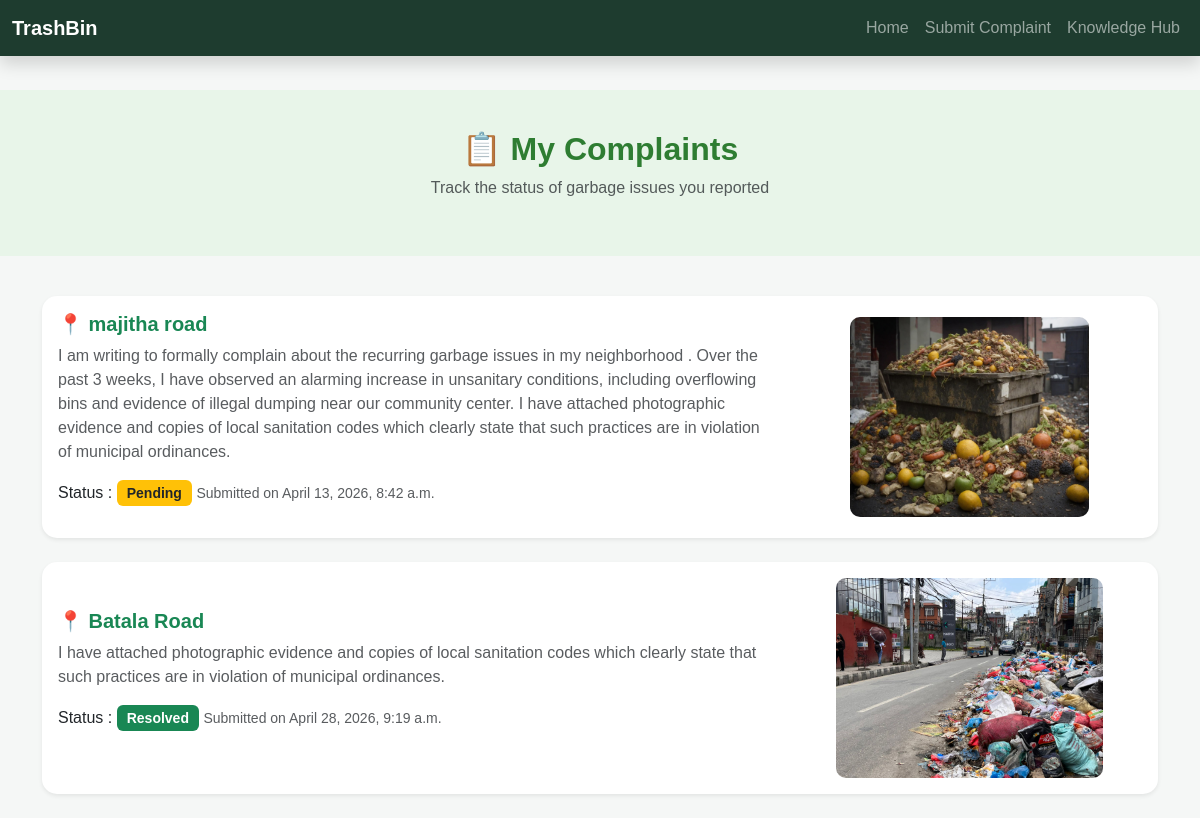
The app's page /complaints/my/ (signed in) with its own data.
### complaints/models.py (models this page shows, shortened)
class Complaint(models.Model):
    user = models.ForeignKey(User, on_delete=models.CASCADE)
    garbage_type = models.CharField(
        max_length=100,
        default="General"
    )
    severity = models.CharField(
        max_length=50,
        default="Low"
    )
    location = models.CharField(max_length=200)
    description = models.TextField()
    image = models.ImageField(
        upload_to="complaints/",
        blank=True,
        null=True
    )
    STATUS_CHOICES = [
        ('Pending', 'Pending'),
        ('In Progress', 'In Progress'),
        ('Resolved', 'Resolved'),
    ]
    status = models.CharField(
        max_length=20,
        choices=STATUS_CHOICES,
        default='Pending'
    )
    created_at = models.DateTimeField(auto_now_add=True)

### complaints/views.py (the view)
# urls.py: path("my/", views.my_complaints, name="my_complaints"),
@login_required
def my_complaints(request):
    complaints = Complaint.objects.filter(user=request.user)
    return render(request, "complaints/list.html", {"complaints": complaints})

### accounts/templates/complaints/list.html (shortened to what this page needs)
{% load static %}
<!DOCTYPE html>
<html lang="en">
<head>
<link href="https://cdn.jsdelivr.net/npm/bootstrap@5.3.2/dist/css/bootstrap.min.css" rel="stylesheet">
</head>
<body>
<nav class="navbar navbar-expand-lg navbar-dark fixed-top shadow" style="background:#1e3c2f;">
<div class="container-fluid">
<a class="navbar-brand fw-bold" href="/">TrashBin</a>
<div class="collapse navbar-collapse" id="navMenu">
<ul class="navbar-nav ms-auto">
<li class="nav-item">
    <a class="nav-link" href="{% url 'home' %}">Home</a>
</li>
<li class="nav-item">
<a class="nav-link" href="{% url 'complaints:new' %}">Submit Complaint</a>
</li>
<li class="nav-item">
<a class="nav-link" href="{% url 'hub' %}">Knowledge Hub</a>
</li>
</div>
</div>
</nav>
<div class="page-header">
<h2>📋 My Complaints</h2>
<p class="text-muted">Track the status of garbage issues you reported</p>
</div>
<div class="container">
{% for c in complaints %}
<div class="card complaint-card mb-4 shadow-sm">
<div class="card-body">
<div class="row align-items-center">
<div class="col-md-8">
<h5 class="fw-bold text-success">
📍 {{ c.location }}
</h5>
<p class="text-muted">
{{ c.description }}
</p>
<p>
Status :
{% if c.status == 'Pending' %}
<span class="badge bg-warning text-dark">Pending</span>
{% elif c.status == 'In Progress' %}
<span class="badge bg-primary">In Progress</span>
{% elif c.status == 'Resolved' %}
<span class="badge bg-success">Resolved</span>
{% elif c.status == 'Rejected' %}
<span class="badge bg-danger">Rejected</span>
{% endif %}
<small class="text-muted">
Submitted on {{ c.created_at }}
</small>
</div>
<div class="col-md-4 text-center">
{% if c.image %}
<img src="{{ c.image.url }}" class="img-fluid complaint-img">
{% else %}
<img src="{% static 'images/noimage.png' %}" class="img-fluid complaint-img">
{% endif %}
</div>
</div>
</div>
</div>
{% endfor %}
</div>
</body>
</html>

### accounts/templates/complaints/list.html (style rules this page uses)
body { background:#f5f7f6; font-family:Arial, Helvetica, sans-serif; padding-top:90px; }
.page-header { background:#e8f5e9; padding:40px 0; text-align:center; margin-bottom:40px; }
.page-header h2 { font-weight:bold; color:#2e7d32; }
.complaint-card { border:none; border-radius:15px; transition:0.3s; }
.complaint-img { border-radius:10px; max-height:200px; object-fit:cover; }
.badge { font-size:14px; padding:6px 10px; }

### records on screen
Complaint: location "majitha road", description "I am writing to formally complain about the recurring garbage issues in my neighborhood . Over the past 3 weeks, I have observed an alarming increase in unsanitary conditions, including overflowing bins and evidence of illegal dumping near our community center. I have attached photographic evidence and copies of local sanitation codes which clearly state that such practices are in violation of municipal ordinances.", status "Pending", created_at "April 13, 2026, 8:42 a.m.", image (picture)
Complaint: location "Batala Road", description "I have attached photographic evidence and copies of local sanitation codes which clearly state that such practices are in violation of municipal ordinances.", status "Resolved", created_at "April 28, 2026, 9:19 a.m.", image (picture)
